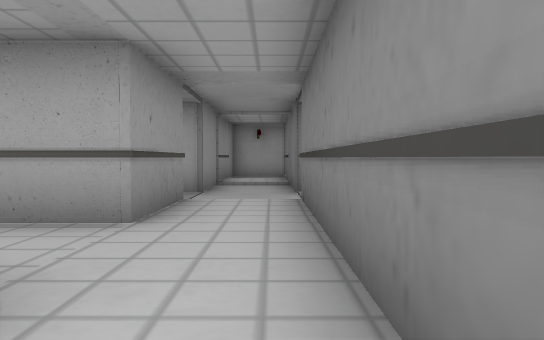
View 1 (above)

17 first-person views from a walk through a scene from a Unity 3-D project. The camera is 1.3 m above the floor, tilts 2° down and sees 75° across. The floor is counted in squares, 2 m on a side. Each view is taken from the middle of a square. On the plan, view 1 faces up. The plan holds only what a view shows up to about 10 squares ahead; the rest is blank. The place goes on beyond the plan. The player is left out. Some surface patterns are stand-ins.

View 2
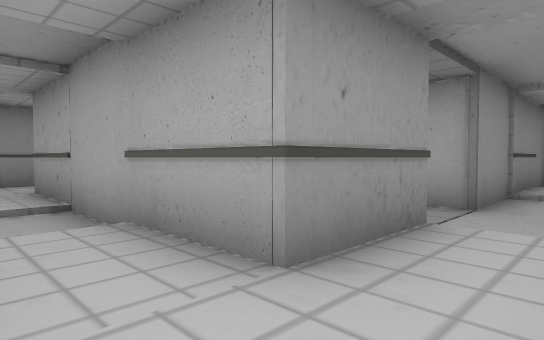

View 3
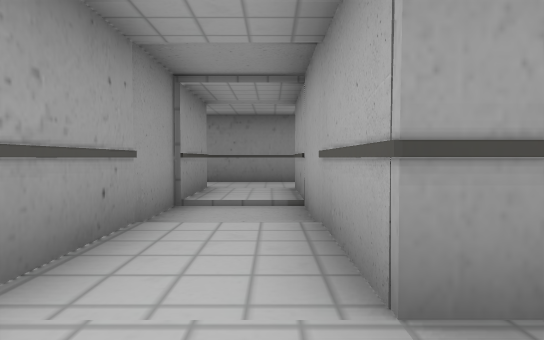

View 4
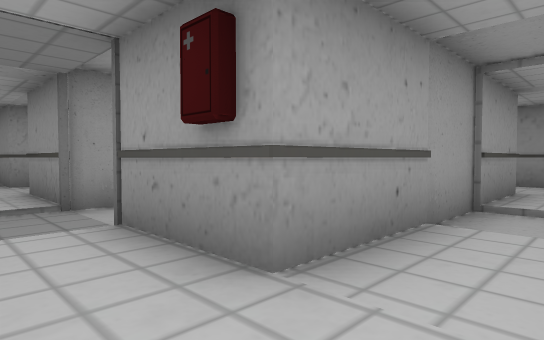

View 5
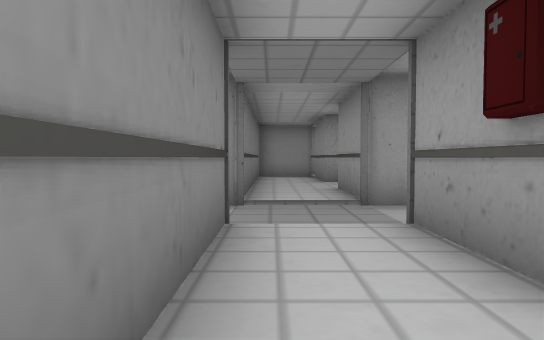

View 6
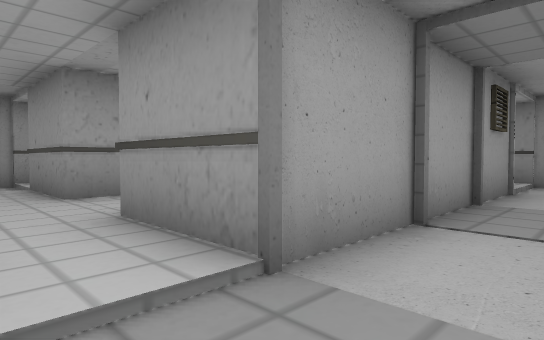

View 7
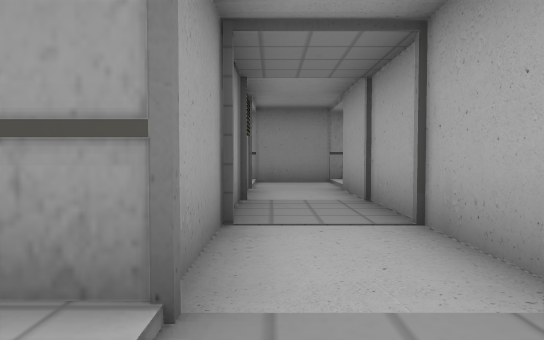

View 8
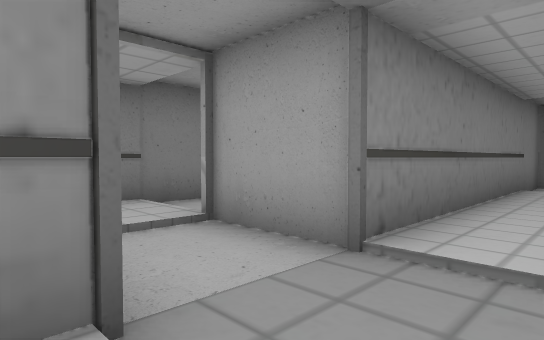

View 9
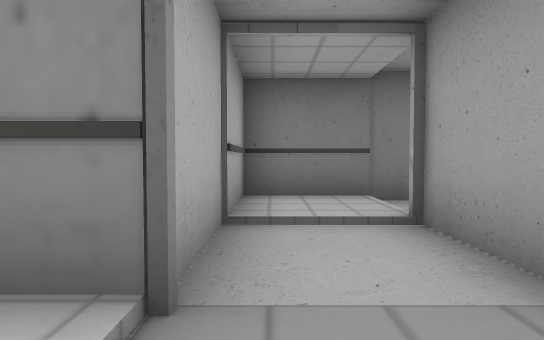

View 10
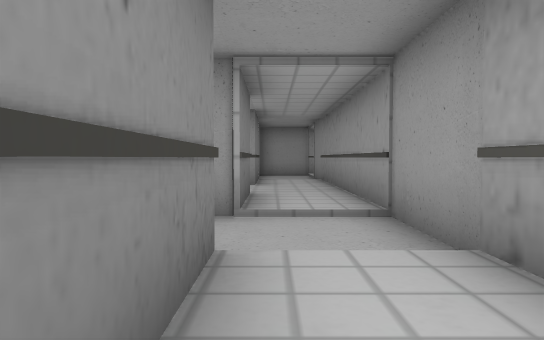

View 11
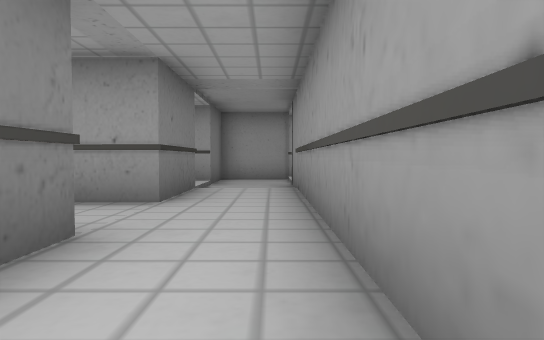

View 12
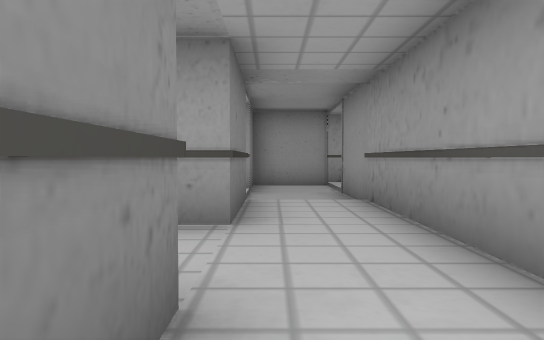

View 13
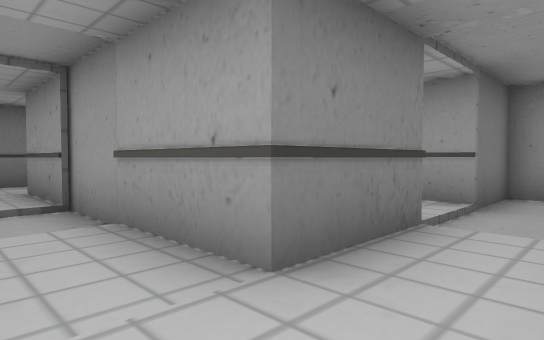

View 14
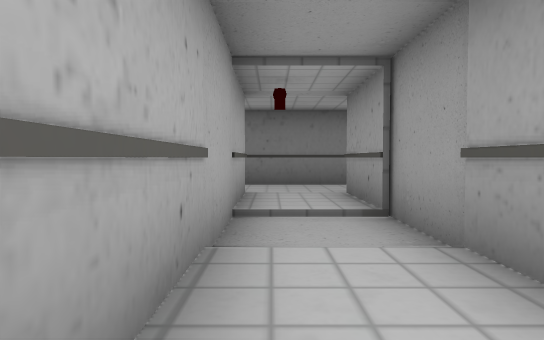

View 15
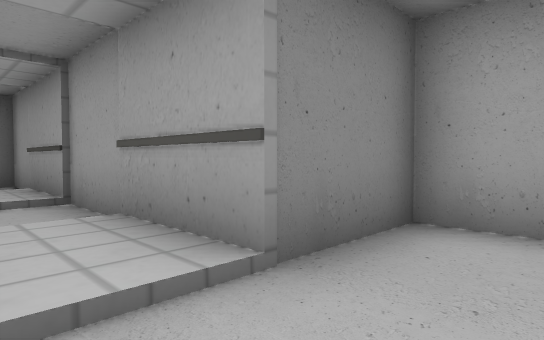

View 16
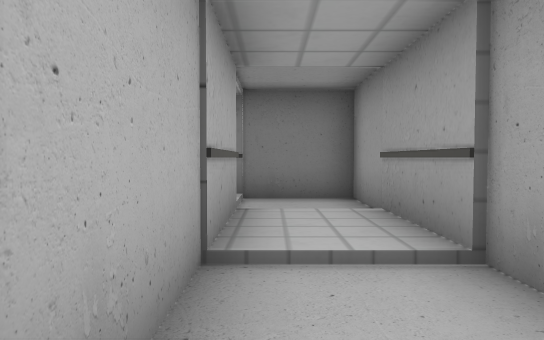

View 17
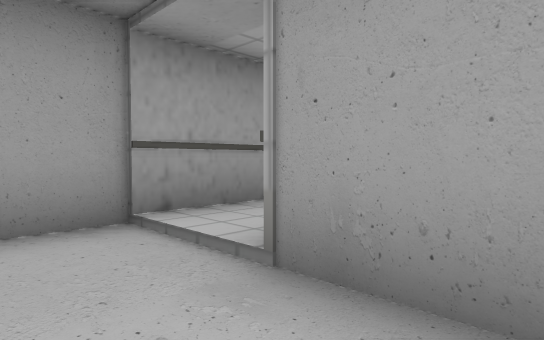

### Floor plan
Key: @ floor where view 1 was taken; # wall or solid block; . main floor; - floor 0.25 m lower than the main floor; B block; O other object.
Columns run from 11 left of view 1 to 5 right of it. Each row starts with its distance up from view 1.
 13          #
 12          #
 11          #  B
 10          #  B
  9          #--#
  8          #--#
  7           --
  6           --O
  5          #..#
  4  #..######..#
  3  #....--....#
  2  #....--....#
  1  #..######..#
  0  #..######.@#####
 -1  #----  ------..#
 -2  #----O --O---..#
 -3  #..######..##--#
 -4  #..######..#   #
 -5  #....--....#
 -6  #....--....#
 -7  #..######..#
 -8  #..BB##BB..#
 -9  #-- .--  --#
-10  #--  --  --#
-11  .--#########
-12 ..--#
-13 #####

Positions as (right, up) in squares from view 1, and headings:
1: (0, 0), facing up
2: (0, 2), facing up-left
3: (0, 3), facing left
4: (0, 3), facing down-left
5: (0, 3), facing down
6: (0, -1), facing down-left
7: (0, -2), facing left
8: (-1, 0), facing down-right
9: (-1, -1), facing right
10: (-8, 2), facing down
11: (-9, -2), facing down
12: (-8, -3), facing down
13: (-9, -5), facing down-right
14: (-8, -5), facing right
15: (-9, -9), facing down-right
16: (-6, -9), facing right
17: (-8, -9), facing down-left
